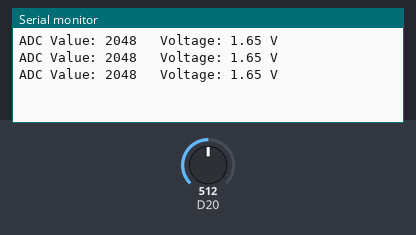
Recording of a sketch running on a simulated Arduino Zero (SAMD21). Parts: the last lines printed to the serial monitor. The test bench sets the inputs (shaded band); at power-on: D20 = 512 (analog values on the 0–1023 scale).

Above: at 1.3 s.
1.4 s: D20 set to 716
At 1.9 s:
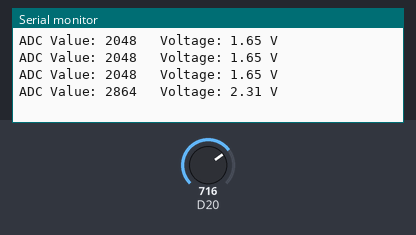
2.9 s: D20 set to 900
At 3.4 s:
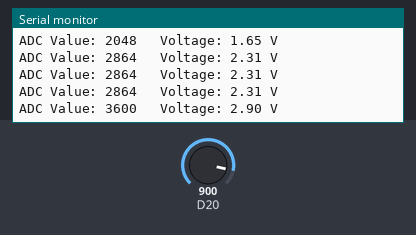
Timing chart, 0 to 5.9 s (numbered marks = the images above; inputs shaded):
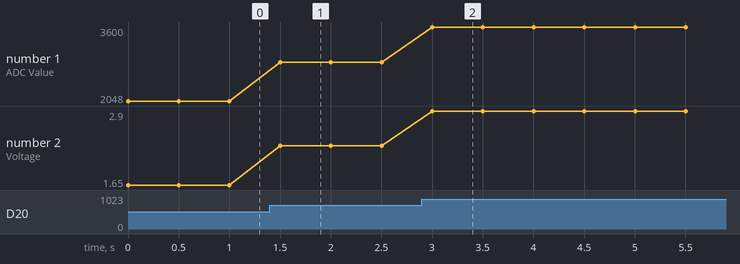

Measured:
- after the input at 1.4 s, the serial monitor: prints a new line after 0.10 s (image 1)
- after the input at 2.9 s, the serial monitor: prints a new line after 0.10 s (image 2)
- plotted number 1: 2048 → 2864 after the input at 1.4 s, 2864 → 3600 after the input at 2.9 s
- plotted number 2: 1.65 → 2.31 after the input at 1.4 s, 2.31 → 2.9 after the input at 2.9 s

The sketch:

Experiment-09-Analog-Input-A6.ino
```cpp
void setup() {
  Serial.begin(9600);

  // Set ADC resolution to 12 bits (0–4095)
  analogReadResolution(12);
}

void loop() {
  int sensorValue = analogRead(A6);

  // Convert ADC value to voltage
  float voltage = (sensorValue * 3.3) / 4095.0;

  Serial.print("ADC Value: ");
  Serial.print(sensorValue);

  Serial.print("   Voltage: ");
  Serial.print(voltage);
  Serial.println(" V");

  delay(500);
}
```
